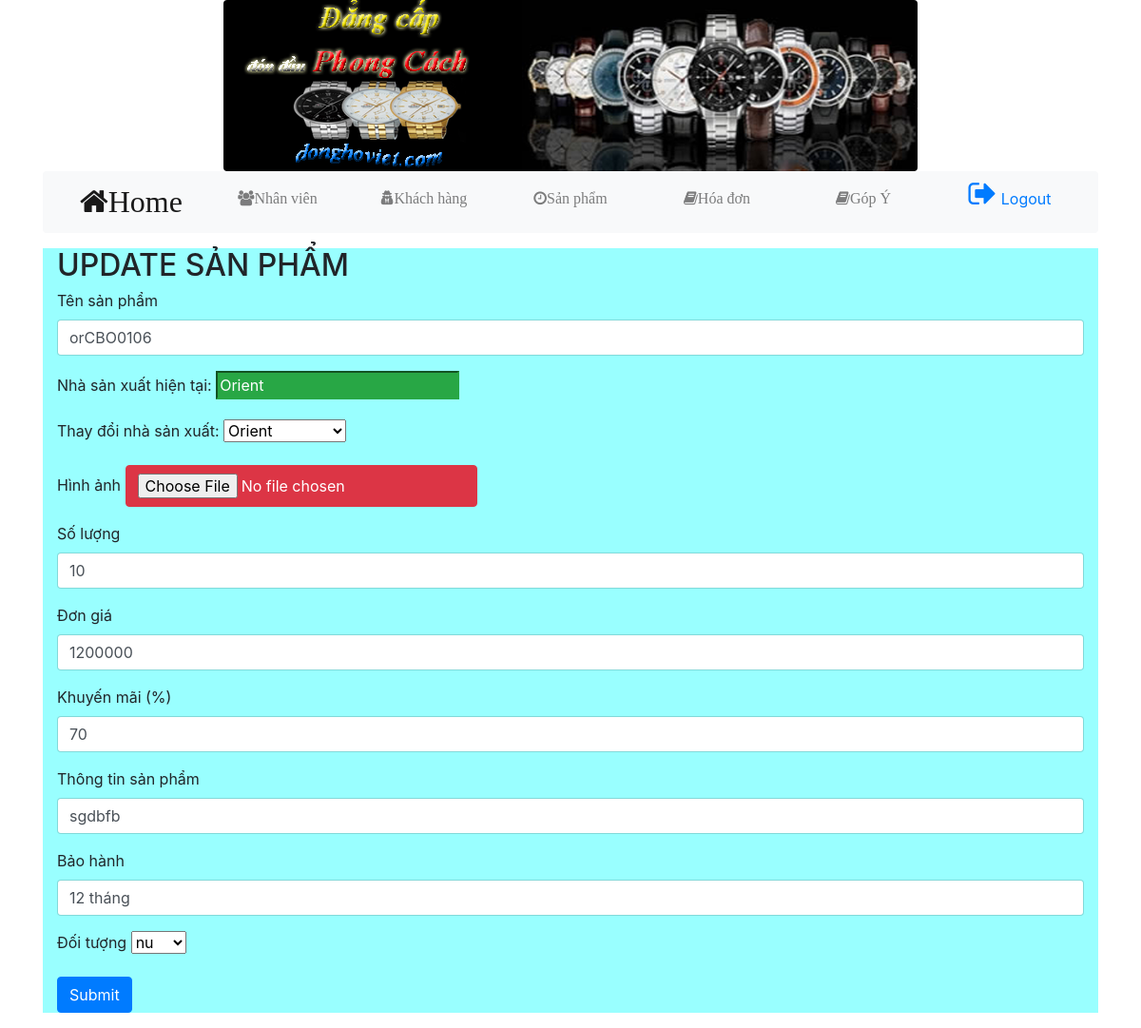
The page /admin/qlsanpham/sp_update.php?idsanpham=1 on the database its author committed.
### tables this page shows
CREATE TABLE `tbl_sanpham` (
  `id_sanpham` int(11) NOT NULL,
  `id_NSX` int(11) NOT NULL,
  `tensanpham` varchar(100) NOT NULL,
  `hinhanh` varchar(225) DEFAULT NULL,
  `soluong` int(4) NOT NULL,
  `dongia` float(11,0) NOT NULL,
  `khuyenmai` int(11) DEFAULT NULL,
  `thongtinsp` varchar(255) DEFAULT NULL,
  `baohanh` varchar(255) DEFAULT NULL,
  `doituong` varchar(10) DEFAULT NULL
);

CREATE TABLE `tbl_nhasanxuat` (
  `id_NSX` int(11) NOT NULL,
  `ten_NSX` varchar(100) NOT NULL,
  `quocgia` varchar(100) DEFAULT NULL,
  `thongtin` varchar(500) DEFAULT NULL
);

### admin/qlsanpham/sp_update.php (the view, shortened to what this page needs)
<?php
	include("./../connectdb.php");
	$idsanpham = isset($_GET['idsanpham']) == true ? $_GET['idsanpham'] : null;
	if($idsanpham != null){
	$queryData = $conn->prepare("select * from tbl_sanpham where id_sanpham= $idsanpham");
	$queryData->execute();
	$result = $queryData->fetch();
	?>
<!DOCTYPE html>
<html>
<head>
	<link rel="stylesheet" type="text/css" href="../bootstrap/css/bootstrap-grid.css">
 	<link rel="stylesheet" type="text/css" href="../bootstrap/css/bootstrap-grid.min.css">
	<link rel="stylesheet" type="text/css" href="../bootstrap/css/bootstrap.css">
	<link rel="stylesheet" type="text/css" href="../bootstrap/css/bootstrap.min.css">
	<link rel="stylesheet" type="text/css" href="../font-awesome/css/font-awesome.min.css">
</head>
<body>
	 <div class="container">
		<img src="../images/Banner.png" class="rounded mx-auto d-block">
      <div class="masthead">
        <nav class="navbar navbar-expand-md navbar-light bg-light rounded mb-3">
           <div class="collapse navbar-collapse" id="navbarCollapse">
            <ul class="navbar-nav text-md-center nav-justified w-100">
              <li class="nav-item active">
                <a class="nav-link" href="./../homeadmin.php?p=qladmin/admin.php"><i class="fa fa-home fa-2x">Home</i></a>
              </li>
              <li class="nav-item">
                <a class="nav-link" href="./../homeadmin.php?p=qlnhanvien/nhanvien.php"><i class="fa fa-users">Nhân viên</i></a>
              </li>
              <li class="nav-item">
                <a class="nav-link" href="./../homeadmin.php?p=qlkhachhang/khachhang.php"><i class="fa fa-user-secret">Khách hàng</i></a>
              </li>
              <li class="nav-item">
                <a class="nav-link" href="./../homeadmin.php?p=qlsanpham/sanpham.php"><i class="fa fa-clock-o">Sản phẩm</i></a>
              </li>
              <li class="nav-item">
                <a class="nav-link" href="./../homeadmin.php?p=qlhoadon/hoadon.php"><i class="fa fa-book">Hóa đơn</i></a>
              </li>
              <li class="nav-item">
                <a class="nav-link" href="./../homeadmin.php?p=qlgopy/gopy.php"><i class="fa fa-book">Góp Ý</i></a>
              </li>
              <li class="nav-item">
                <a href="./../logout.php"><i class="fa fa-sign-out fa-2x" aria-hidden="true"></i> Logout</a>
              </li>
            </ul>
          </div>
        </nav>
      </div>
      <div class="container form-group" style="background: #99FFFF">
		<h2>UPDATE SẢN PHẨM</h2>
		<form method="post" action="sp_save.php">
      <div class="form-group">
        <label>Tên sản phẩm </label>
        <input type="text" name="tensp" class="form-control" value="<?= $result['tensanpham'] ?>">
      </div>
      <div class="form-group">
        <label>Nhà sản xuất hiện tại: </label>
        <?php  $queryData0 = $conn->prepare("SELECT * FROM tbl_nhasanxuat as n, tbl_sanpham as s
              where n.id_NSX= s.id_NSX && s.id_sanpham='".$result['id_sanpham']."'");
            $queryData0->execute();
            $result0= $queryData0->fetch();?>
            <input type="text" disabled="disabled" class="btn-success" value="<?= $result0['ten_NSX'] ?>">
      </div>
      <div class="form-group">
        <label> Thay đổi nhà sản xuất:</label>
        <select name="nhasanxuat" size="1" >
          <?php
            $queryData1 = $conn->prepare("SELECT * FROM tbl_nhasanxuat");
            $queryData1->execute();
            $result1 = $queryData1->fetchAll();
            foreach ($result1 as $value1){?>
          <option value="<?= $value1['id_NSX'] ?>"><?= $value1['ten_NSX'] ?></option>
          <?php } ?>
        </select>
      </div>
      <div class="form-group">
        <label>Hình ảnh </label>
        <input class="btn btn-danger" type="file" name="hinhanh" value="<?= $result['hinhanh'] ?>">
      </div>
      <div class="form-group">
        <label>Số lượng</label>
        <input type="number" name="soluong" min="0" class="form-control" onkeypress="return keyPhone(event)" value="<?=  $result['soluong'] ?>" ;>
      </div>
      <div class="form-group">
        <label>Đơn giá </label>
        <input type="text" name="dongia" class="form-control" onkeypress="return keyPhone(event)" value="<?= $result0['dongia'] ?>">
      </div>
      <div class="form-group">
        <label>Khuyến mãi (%)</label>
        <input type="number" name="khuyenmai" min="0" max="100" class="form-control" onkeypress="return keyPhone(event)"
                value="<?= $result0['khuyenmai'] ?>">
      </div>
      <div class="form-group">
        <label>Thông tin sản phẩm</label>
        <input type="text" name="thongtinsp" class="form-control" value="<?= $result0['thongtinsp'] ?>">
      </div>
      <div class="form-group">
        <label>Bảo hành</label>
        <input type="text" name="baohanh" class="form-control" value="<?= $result0['baohanh'] ?>">
      </div>
      <div class="form-group">
        <label>Đối tượng</label>
        <select name="doituong">
          <option><?= $result0['doituong'] ?></option>
        </select>
      </div>
      <button type="submit" class="btn btn-primary">Submit</button>
      <br>
    </form>
	</div>
 	</div>
</body>
</html>
<?php } ?>

### rows shown on the page
tbl_sanpham: tensp "orCBO0106", id_NSX.ten_NSX "Orient", soluong "10", dongia "1200000", khuyenmai "70", thongtinsp "sgdbfb", baohanh "12 tháng", doituong "nu"

### other values the page prints
form field nhasanxuat "Orient"
